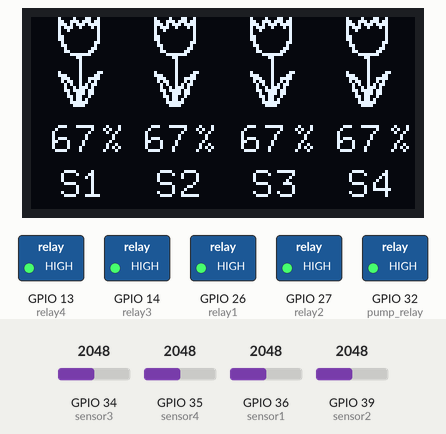
Bench run of a sketch on a simulated ESP32. On the bench: 128×64 one-colour display, switched loads named in the sketch (green lamp = pin HIGH). The inputs (shaded band) are chosen by the test bench; at power-on: GPIO 34 (sensor3) = 2048, GPIO 35 (sensor4) = 2048, GPIO 36 (sensor1) = 2048, GPIO 39 (sensor2) = 2048. What the sketch prints to the serial monitor is not drawn.

Above: at 0.3 s.
Timing chart, 0 to 1.8 s (numbered marks = the images above):
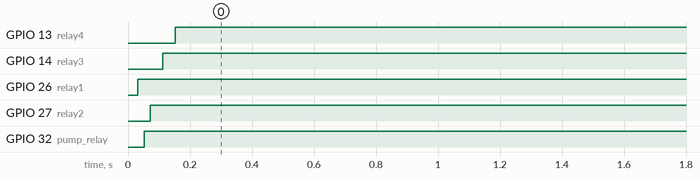

The sketch:

Elecrow_watering_kit.ino
```cpp
#include <Wire.h>
#include <U8g2lib.h>
#include <U8x8lib.h>
//#include <RTClib.h>

//U8G2_SSD1306_128X64_NONAME_2_HW_I2C u8g2(U8G2_R0, /* clock=*/ SCL, /* data=*/ SDA, /* reset=*/ U8X8_PIN_NONE);
U8G2_SH1106_128X64_NONAME_2_HW_I2C u8g2(U8G2_R0, /* clock=*/ SCL, /* data=*/ SDA, /* reset=*/ U8X8_PIN_NONE);
//RTC_DS1307 RTC;

// set all moisture sensors PIN ID
int sensor1 = 36;
int sensor2 = 39;
int sensor3 = 34;
int sensor4 = 35;

// set water relays
const int relay1 = 26;
const int relay2 = 27;
const int relay3 = 14;
const int relay4 = 13;
const int pump_relay = 32; //ADC1 CH4

// declare moisture values
int moisture1_value = 0 ;
int moisture2_value = 0;
int moisture3_value = 0;
int moisture4_value = 0;

const int low_trigger_level = 30;
const int high_trigger_level = 55;
const int sensor_min_value = 1200;
const int sensor_max_value = 3800;
const int no_sensor_value = 800;

bool relay_on = LOW;
bool relay_off = HIGH;


// set button
//int button = 33;
//int button = 12;

int pump_state = 0;
int relay1_state = 0;
int relay2_state = 0;
int relay3_state = 0;
int relay4_state = 0;


void setup()
{
  //Wire.begin();
  //RTC.begin();
  Serial.begin(115200);
  u8g2.begin();
  // declare relay as output
  pinMode(relay1, OUTPUT);
  pinMode(relay2, OUTPUT);
  pinMode(relay3, OUTPUT);
  pinMode(relay4, OUTPUT);
  pinMode(pump_relay, OUTPUT);

}

void loop()
{
  // read the value from the moisture sensors:
  read_sensor_value();
  // check whether need to start or stop plant watering
  plant_watering();

  u8g2.firstPage();
  do
  {
    drawMoisture();
    drawPlant();
  } while ( u8g2.nextPage() );
  delay (5000);
}

//Set moisture value
void read_sensor_value()
{
  // After analogRead the specific sensor, we compare the result
  // if < no_sensor_value, we detect no sensor present, give 999 as the result value
  // if < sensor_min_value then result value is 99;
  // if > sensor_max_value then result value is 0;
  // if sensor reading value between min_value and max_value, then map the reading result
  // within the min and max value, using linear projection with range from 0 to 99
  float value1 = analogRead(sensor1);
  if(value1 < no_sensor_value)
    moisture1_value = 999;
  else if(value1 < sensor_min_value)
    moisture1_value = 99;
  else if(value1 > sensor_max_value)
    moisture1_value = 0;
  else
    moisture1_value = map(value1, 1200, 3800, 99, 0);
  float value2 = analogRead(sensor2);
  if(value2 < no_sensor_value)
    moisture2_value = 999;
  else if(value2 < sensor_min_value)
    moisture2_value = 99;
  else if(value2 > sensor_max_value)
    moisture2_value = 0;
  else
    moisture2_value = map(value2, 1200, 3800, 99, 0);
  float value3 = analogRead(sensor3);
  if(value3 < no_sensor_value)
    moisture3_value = 999;
  else if(value3 < sensor_min_value)
    moisture3_value = 99;
  else if(value3 > sensor_max_value)
    moisture3_value = 0;
  else
    moisture3_value = map(value3, 1200, 3800, 99, 0);
  float value4 = analogRead(sensor4);
  if(value4 < no_sensor_value)
    moisture4_value = 999;
  else if(value4 < sensor_min_value)
    moisture4_value = 99;
  else if(value4 > sensor_max_value)
    moisture4_value = 0;
  else
    moisture4_value = map(value4, 1200, 3800, 99, 0);
  // Serial print the result to the console
  Serial.println("");
  Serial.print("S1 = "); Serial.print(value1); Serial.print(" - "); Serial.print(moisture1_value);
  Serial.print(", S2 = "); Serial.print(value2); Serial.print(" - "); Serial.print(moisture2_value);
  Serial.print(", S3 = "); Serial.print(value3); Serial.print(" - "); Serial.print(moisture3_value);
  Serial.print(", S4 = "); Serial.print(value4); Serial.print(" - "); Serial.println(moisture4_value);
}

void plant_watering()
{
  // Compare if moisture value lower than low_trigger level
  //    if yes, then switch on the appropriate relay to the water valve,
  //        and check if the pump relay is already on, if not then switch the pump on
  // Next compare if the moisture value higher than high_trigger_level
  //    if yes, then switch off the appropriate relay to the water valve,
  //        and check if all the water valve relay are off, if yes then switch off the pump
  if (moisture1_value < low_trigger_level)
  {
    digitalWrite(relay1, relay_on);
    relay1_state = 1;
    delay(20);
    if (pump_state == 0)
    {
      digitalWrite(pump_relay, relay_on);
      pump_state = 1;
      delay(20);
    }
  }
  else if (moisture1_value > high_trigger_level)
  {
    digitalWrite(relay1, relay_off);
    relay1_state = 0;
    delay(20);
    if ((relay1_state == 0) && (relay2_state == 0) && (relay3_state == 0) && (relay4_state == 0))
    {
      digitalWrite(pump_relay, relay_off);
      pump_state = 0;
      delay(20);
    }
  }

  if (moisture2_value < low_trigger_level)
  {
    digitalWrite(relay2, relay_on);
    relay2_state = 1;
    delay(20);
    if (pump_state == 0)
    {
      digitalWrite(pump_relay, relay_on);
      pump_state = 1;
      delay(20);
    }
  }
  else if (moisture2_value > high_trigger_level)
  {
    digitalWrite(relay2, relay_off);
    relay2_state = 0;
    delay(20);
    if ((relay1_state == 0) && (relay2_state == 0) && (relay3_state == 0) && (relay4_state == 0))
    {
      digitalWrite(pump_relay, relay_off);
      pump_state = 0;
      delay(20);
    }
  }

  if (moisture3_value < low_trigger_level)
  {
    digitalWrite(relay3, relay_on);
    relay3_state = 1;
    delay(20);
    if (pump_state == 0)
    {
      digitalWrite(pump_relay, relay_on);
      pump_state = 1;
      delay(20);
    }
  }
  else if (moisture3_value > high_trigger_level)
  {
    digitalWrite(relay3, relay_off);
    relay3_state = 0;
    delay(20);
    if ((relay1_state == 0) && (relay2_state == 0) && (relay3_state == 0) && (relay4_state == 0))
    {
      digitalWrite(pump_relay, relay_off);
      pump_state = 0;
      delay(20);
    }
  }

  if (moisture4_value < low_trigger_level)
  {
    digitalWrite(relay4, relay_on);
    relay4_state = 1;
    delay(20);
    if (pump_state == 0)
    {
      digitalWrite(pump_relay, relay_on);
      pump_state = 1;
      delay(20);
    }
  }
  else if (moisture4_value > high_trigger_level)
  {
    digitalWrite(relay4, relay_off);
    relay4_state = 0;
    delay(50);
    if ((relay1_state == 0) && (relay2_state == 0) && (relay3_state == 0) && (relay4_state == 0))
    {
      digitalWrite(pump_relay, relay_off);
      pump_state = 0;
      delay(50);
    }
  }
}

// bit map picture of good plant
static const unsigned char bitmap_good_plant[] U8X8_PROGMEM = {

  0x00, 0x42, 0x4C, 0x00, 0x00, 0xE6, 0x6E, 0x00, 0x00, 0xAE, 0x7B, 0x00, 0x00, 0x3A, 0x51, 0x00,
  0x00, 0x12, 0x40, 0x00, 0x00, 0x02, 0x40, 0x00, 0x00, 0x06, 0x40, 0x00, 0x00, 0x06, 0x40, 0x00,
  0x00, 0x04, 0x60, 0x00, 0x00, 0x0C, 0x20, 0x00, 0x00, 0x08, 0x30, 0x00, 0x00, 0x18, 0x18, 0x00,
  0x00, 0xE0, 0x0F, 0x00, 0x00, 0x80, 0x01, 0x00, 0x00, 0x00, 0x01, 0x00, 0x00, 0x00, 0x01, 0x00,
  0x00, 0x00, 0x01, 0x00, 0x00, 0x00, 0x01, 0x00, 0x00, 0x02, 0xC1, 0x00, 0x00, 0x0E, 0x61, 0x00,
  0x00, 0x1C, 0x79, 0x00, 0x00, 0x34, 0x29, 0x00, 0x00, 0x28, 0x35, 0x00, 0x00, 0x48, 0x17, 0x00,
  0x00, 0xD8, 0x1B, 0x00, 0x00, 0x90, 0x1B, 0x00, 0x00, 0xB0, 0x09, 0x00, 0x00, 0xA0, 0x05, 0x00,
  0x00, 0xE0, 0x07, 0x00, 0x00, 0xC0, 0x03, 0x00
};

// bit map picture of bad plant
static const unsigned char bitmap_bad_plant[] U8X8_PROGMEM = {
  0x00, 0x80, 0x00, 0x00, 0x00, 0xC0, 0x00, 0x00, 0x00, 0xE0, 0x0D, 0x00, 0x00, 0xA0, 0x0F, 0x00,
  0x00, 0x20, 0x69, 0x00, 0x00, 0x10, 0x78, 0x02, 0x00, 0x10, 0xC0, 0x03, 0x00, 0x10, 0xC0, 0x03,
  0x00, 0x10, 0x00, 0x01, 0x00, 0x10, 0x80, 0x00, 0x00, 0x10, 0xC0, 0x00, 0x00, 0x30, 0x60, 0x00,
  0x00, 0x60, 0x30, 0x00, 0x00, 0xC0, 0x1F, 0x00, 0x00, 0x60, 0x07, 0x00, 0x00, 0x60, 0x00, 0x00,
  0x00, 0x60, 0x00, 0x00, 0x00, 0x40, 0x00, 0x00, 0x00, 0xC0, 0x00, 0x00, 0x00, 0x00, 0x01, 0x00,
  0x00, 0x00, 0x01, 0x00, 0x00, 0x00, 0x01, 0x00, 0x00, 0x80, 0x00, 0x00, 0x00, 0xC7, 0x1C, 0x00,
  0x80, 0x68, 0x66, 0x00, 0xC0, 0x33, 0x7B, 0x00, 0x40, 0xB6, 0x4D, 0x00, 0x00, 0xE8, 0x06, 0x00,
  0x00, 0xF0, 0x03, 0x00, 0x00, 0xE0, 0x00, 0x00
};

//Style the flowers     bitmap_bad: bad flowers     bitmap_good:good  flowers
void drawPlant()
{
  if (moisture1_value < low_trigger_level)
  {
    u8g2.drawXBMP(0, 0, 32, 30, bitmap_bad_plant);
  }
  else
  {
    if(moisture1_value != 999)
      u8g2.drawXBMP(0, 0, 32, 30, bitmap_good_plant);
  }
  if (moisture2_value < low_trigger_level)
  {
    u8g2.drawXBMP(32, 0, 32, 30, bitmap_bad_plant);
  }
  else
  {
    if(moisture2_value != 999)
      u8g2.drawXBMP(32, 0, 32, 30, bitmap_good_plant);
  }
  if (moisture3_value < low_trigger_level)
  {
    u8g2.drawXBMP(64, 0, 32, 30, bitmap_bad_plant);
  }
  else
  {
    if(moisture3_value != 999)
      u8g2.drawXBMP(64, 0, 32, 30, bitmap_good_plant);
  }
  if (moisture4_value < low_trigger_level)
  {
    u8g2.drawXBMP(96, 0, 32, 30, bitmap_bad_plant);
  }
  else
  {
    if(moisture4_value != 999)
      u8g2.drawXBMP(96, 0, 32, 30, bitmap_good_plant);
  }

}


void drawMoisture()
{
  int A = 0;
  int B = 0;
  int C = 64;
  int D = 96;
  char moisture1_temp[5] = {0};
  char moisture2_temp[5] = {0};
  char moisture3_temp[5] = {0};
  char moisture4_temp[5] = {0};
  read_sensor_value();
  if(moisture1_value != 999)
    itoa(moisture1_value, moisture1_temp, 10);
  if(moisture2_value != 999)
    itoa(moisture2_value, moisture2_temp, 10);
  if(moisture3_value != 999)
    itoa(moisture3_value, moisture3_temp, 10);
  if(moisture4_value != 999)
    itoa(moisture4_value, moisture4_temp, 10);
  u8g2.setFont(u8g2_font_8x13_tr);
  u8g2.setCursor(9, 60);
  u8g2.print("S1  S2  S3  S4");
  if (moisture1_value < 10)
  {
    u8g2.drawStr(A + 14, 45, moisture1_temp);
  }
  else if (moisture1_value < 100)
  {
    u8g2.drawStr(A + 6, 45, moisture1_temp);
  }
  else
  {
    u8g2.drawStr(A + 2, 45, moisture1_temp);
  }
  if(moisture1_value != 999){
    u8g2.setCursor(A + 23, 45 );
    u8g2.print("%");
  }
  if (moisture2_value < 10)
  {
    u8g2.drawStr(B + 46, 45, moisture2_temp);
  }
  else if (moisture2_value < 100)
  {
    u8g2.drawStr(B + 37, 45, moisture2_temp);
  }
  else
  {
    u8g2.drawStr(B + 32, 45, moisture2_temp);
  }
  if(moisture2_value != 999){
    u8g2.setCursor(B + 54, 45);
    u8g2.print("%");
  }
  if (moisture3_value < 10)
  {
    u8g2.drawStr(C + 14, 45, moisture3_temp);
  }
  else if (moisture3_value < 100)
  {
    // u8g2.setCursor(C + 5, 45);
    u8g2.drawStr(C + 5, 45, moisture3_temp);
  }
  else
  {
    u8g2.drawStr(C + 2, 45, moisture3_temp);
  }
  if(moisture3_value != 999){
    u8g2.setCursor(C + 23, 45);
    u8g2.print("%");
  }
  if (moisture4_value < 10)
  {
    u8g2.drawStr(D + 14, 45, moisture4_temp);
  }
  else if (moisture4_value < 100)
  {
    u8g2.drawStr(D + 5, 45, moisture4_temp);
  }
  else
  {
    u8g2.drawStr(D + 2, 45, moisture4_temp);
  }
  if(moisture4_value != 999){
    u8g2.setCursor(D + 23, 45);
    u8g2.print("%");
  }
}
```

Measured:
- by itself, GPIO 13 (relay4): LOW → HIGH at 0.15 s
- by itself, GPIO 14 (relay3): LOW → HIGH at 0.11 s
- by itself, GPIO 26 (relay1): LOW → HIGH at 0.03 s
- by itself, GPIO 27 (relay2): LOW → HIGH at 0.07 s
- by itself, GPIO 32 (pump_relay): LOW → HIGH at 0.05 s
